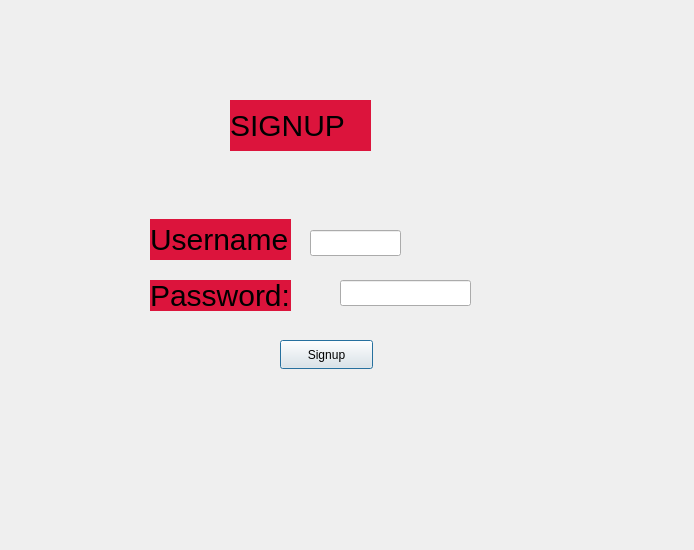
<?xml version="1.0" encoding="UTF-8"?>
<ui version="4.0">
 <class>signup</class>
 <widget class="QDialog" name="signup">
  <property name="geometry">
   <rect>
    <x>0</x>
    <y>0</y>
    <width>694</width>
    <height>550</height>
   </rect>
  </property>
  <property name="windowTitle">
   <string>Dialog</string>
  </property>
  <property name="styleSheet">
   <string notr="true">QLabel{
font-size:30px;
background: crimson;
color: black;
}</string>
  </property>
  <widget class="QLabel" name="label">
   <property name="geometry">
    <rect>
     <x>230</x>
     <y>100</y>
     <width>141</width>
     <height>51</height>
    </rect>
   </property>
   <property name="text">
    <string>SIGNUP</string>
   </property>
  </widget>
  <widget class="QLabel" name="label_2">
   <property name="geometry">
    <rect>
     <x>150</x>
     <y>219</y>
     <width>141</width>
     <height>41</height>
    </rect>
   </property>
   <property name="text">
    <string>Username: </string>
   </property>
  </widget>
  <widget class="QLabel" name="label_3">
   <property name="geometry">
    <rect>
     <x>150</x>
     <y>280</y>
     <width>141</width>
     <height>31</height>
    </rect>
   </property>
   <property name="text">
    <string>Password:</string>
   </property>
  </widget>
  <widget class="QLineEdit" name="lineEdit">
   <property name="geometry">
    <rect>
     <x>310</x>
     <y>230</y>
     <width>91</width>
     <height>26</height>
    </rect>
   </property>
  </widget>
  <widget class="QLineEdit" name="lineEdit_2">
   <property name="geometry">
    <rect>
     <x>340</x>
     <y>280</y>
     <width>131</width>
     <height>26</height>
    </rect>
   </property>
  </widget>
  <widget class="QPushButton" name="pushButton">
   <property name="geometry">
    <rect>
     <x>280</x>
     <y>340</y>
     <width>93</width>
     <height>29</height>
    </rect>
   </property>
   <property name="text">
    <string>Signup</string>
   </property>
  </widget>
 </widget>
 <resources/>
 <connections/>
</ui>
